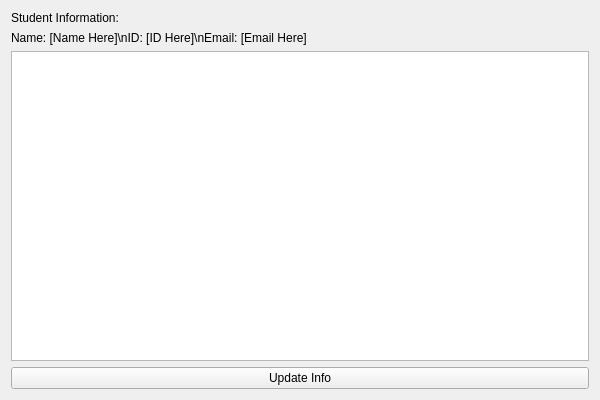
<?xml version="1.0" encoding="UTF-8"?>
<ui version="4.0">
 <class>StudentView</class>
 <widget class="QWidget" name="StudentView">
  <property name="geometry">
   <rect>
    <x>0</x>
    <y>0</y>
    <width>600</width>
    <height>400</height>
   </rect>
  </property>
  <layout class="QVBoxLayout" name="verticalLayout">
   <item>
    <widget class="QLabel" name="labelStudentInfo">
     <property name="text">
      <string>Student Information:</string>
     </property>
    </widget>
   </item>
   <item>
    <widget class="QLabel" name="labelStudentDetails">
     <property name="text">
      <string>Name: [Name Here]\nID: [ID Here]\nEmail: [Email Here]</string>
     </property>
    </widget>
   </item>
   <item>
    <widget class="QTableView" name="tableViewCourses">
     <property name="toolTip">
      <string>Your Courses</string>
     </property>
    </widget>
   </item>
   <item>
    <widget class="QPushButton" name="buttonUpdateInfo">
     <property name="text">
      <string>Update Info</string>
     </property>
    </widget>
   </item>
  </layout>
 </widget>
</ui>
